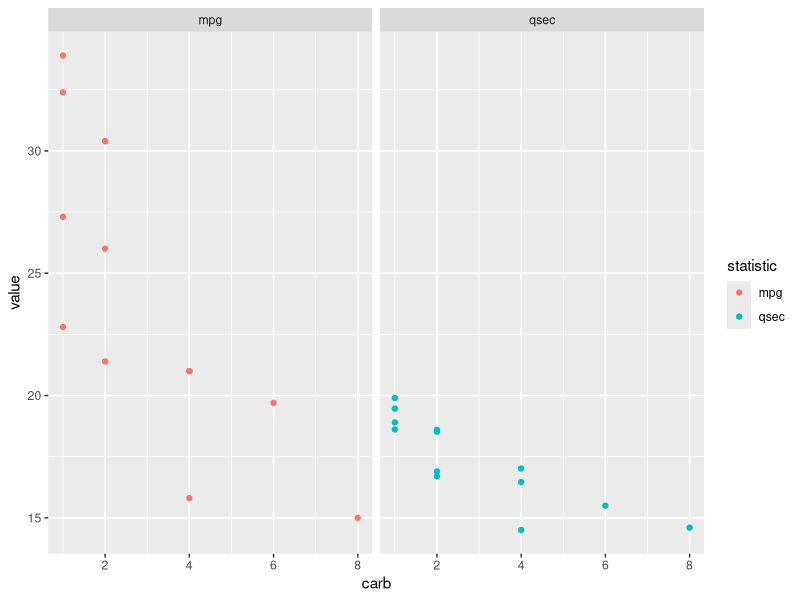

This figure's R source:
## ---- chunk 1
knitr::opts_chunk$set(echo = TRUE, message = FALSE, warning = FALSE)
## ---- chunk 2
# standard analysis and plotting functions, includes dplyr, ggplot2 
library(tidyverse)
## ---- chunk 3
# data <- read_csv("https://github.com/tidyverse/readr/raw/master/inst/extdata/mtcars.csv")
data <- mtcars
## ---- chunk 4
processed_data <- data %>% 
  filter(am == 1) %>%
  select(mpg, qsec, carb)

processed_data 
## ---- chunk 5
processed_data %>% 
  gather(statistic, value, -carb) %>% 
  ggplot(aes(x = carb, y = value, color = statistic)) +
  facet_wrap(~ statistic, ncol = 2) +
  geom_jitter(width = 0)
